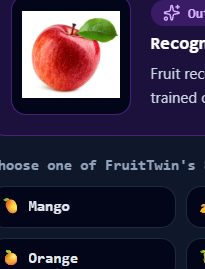
#> input picture backend/apple_exact.png, 205 x 269 px
$ python -i universal_ripeness.py   (imports and definitions only)
#> lines starting #> are read from the running program, lines starting #| are printed output that depends on the picture; after the words box and inside, x2 and y2 are one past the last pixel; in counts of white or black regions, pixels touching at a corner belong together
#> further down, picture is the input picture: PIL image 205x269 RGB; mean R, G, B 55.3, 46.9, 67.6
"""
Universal Multi-Stage Ripeness Prediction Engine for FruitTwin
Calibrated across all 8 core agricultural fruits:
- Mango (மாம்பழம்)
- Banana (வாழைப்பழம்) - with dedicated handling for Red Banana (Sevazhai / செவ்வாழை)
- Papaya (பப்பாளி)
- Apple (ஆப்பிள்)
- Orange (ஆரஞ்சு)
- Guava (கொய்யா)
- Pomegranate (மாதுளை)
- Watermelon (தர்பூசணி)

Supports 4-stage classification: 'Unripe', 'Semi-Ripe', 'Ripe', 'Overripe'
Returns calibrated percentage probabilities, color metrics, and ripeness_index (0.0 to 1.0).
"""

import numpy as np
from PIL import Image, ImageFilter
from typing import Dict, Any, Tuple, Optional


def extract_optical_metrics(image: Image.Image) -> Dict[str, Any]:
    """
    Extracts foreground colorimetric (RGB & HSV), textural, and morphological metrics.
    Preserves original image physical aspect ratio.
    """
    orig_w, orig_h = image.size
#> orig_w = 205; orig_h = 269
    aspect_scale = float(orig_w) / max(1, orig_h)
#> aspect_scale = 0.762

    thumb = image.resize((128, 128))
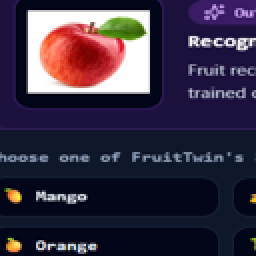
#> thumb: PIL image 128x128 RGB (shown 2 times larger); mean R, G, B 55.3, 46.8, 67.4
    arr = np.array(thumb, dtype=np.float32) / 255.0
    r, g, b = arr[:, :, 0], arr[:, :, 1], arr[:, :, 2]
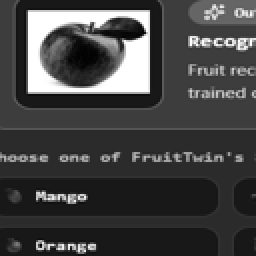
#> b: shape (128, 128) float32 (shown 2 times larger); min 0, max 1, mean 0.264

    # Background filtering (white backdrop, dark shadows, neutral gray table)
    brightness = 0.299 * r + 0.587 * g + 0.114 * b
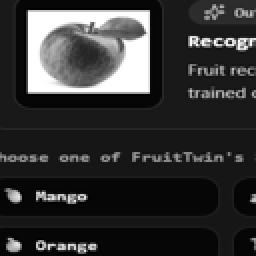
#> brightness: shape (128, 128) float32 (shown 2 times larger); min 0.000447, max 1, mean 0.203
    is_dark = (brightness < 0.10) | ((r < 0.10) & (g < 0.10) & (b < 0.15))
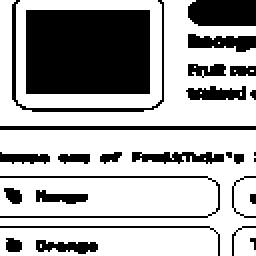
#> is_dark: shape (128, 128) bool (shown 2 times larger); 67.5% white; 27 black regions (6 under 20 px), largest, box (x1, y1, x2, y2) and area: (13, 5, 75, 47) 2604, (94, 0, 128, 13) 424, (6, 0, 82, 56) 292
    is_white = (brightness > 0.90) & (r > 0.88) & (g > 0.88) & (b > 0.88)
#> is_white: shape (128, 128) bool; 6.9% white; 19 white regions (18 under 20 px), largest, box (x1, y1, x2, y2) and area: (14, 6, 75, 46) 1094
    is_neutral_gray = (np.abs(r - g) < 0.08) & (np.abs(g - b) < 0.08) & (brightness > 0.35)
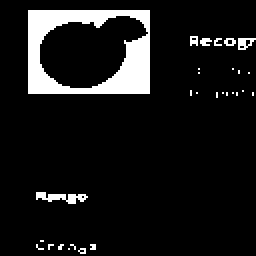
#> is_neutral_gray: shape (128, 128) bool (shown 2 times larger); 9.1% white; 29 white regions (26 under 20 px), largest, box (x1, y1, x2, y2) and area: (14, 5, 75, 47) 1260, (18, 96, 44, 102) 83, (119, 19, 128, 25) 33

    fg = ~is_dark & ~is_white & ~is_neutral_gray
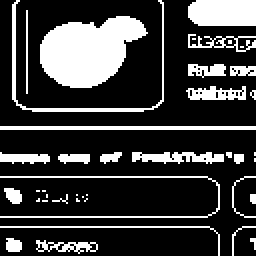
#> fg: shape (128, 128) bool (shown 2 times larger); 23.3% white; 41 white regions (20 under 20 px), largest, box (x1, y1, x2, y2) and area: (20, 8, 74, 44) 1300, (94, 0, 128, 13) 424, (6, 0, 82, 56) 292
    if np.sum(fg) < 150:
        fg = ~is_dark & ~is_white
    if np.sum(fg) < 150:
        fg = np.ones_like(r, dtype=bool)

    fg_r, fg_g, fg_b = r[fg], g[fg], b[fg]
#> fg_r = 3822 values, max 1 at index 641, min 0 at index 3759, mean 0.422; fg_g = 3822 values, max 0.961 at index 3332, min 0.00784 at index 1303, mean 0.266; fg_b = 3822 values, max 0.969 at index 291, min 0 at index 774, mean 0.321
    total_fg = max(1, len(fg_r))
#> total_fg = 3822

    r_mean = float(np.mean(fg_r))
#> r_mean = 0.422
    g_mean = float(np.mean(fg_g))
#> g_mean = 0.266
    b_mean = float(np.mean(fg_b))
#> b_mean = 0.321
    bright_mean = float(np.mean(brightness[fg]))
#> bright_mean = 0.319
    gr_ratio = g_mean / max(1e-4, r_mean)
#> gr_ratio = 0.63
    rg_ratio = r_mean / max(1e-4, g_mean)
#> rg_ratio = 1.59

    # HSV Representation
    hsv_im = thumb.convert("HSV")
#> hsv_im: PIL image 128x128 HSV; mean H, S, V 148.8, 170.9, 79.1
    hsv_arr = np.array(hsv_im, dtype=np.float32) / 255.0
#> hsv_arr: shape (128, 128, 3) float32; mean of channels 0, 1, 2 0.583, 0.67, 0.31
    h = hsv_arr[:, :, 0][fg]
#> h = 3822 values, max 0.996 at index 511, min 0 at index 446, mean 0.556
    s = hsv_arr[:, :, 1][fg]
#> s = 3822 values, max 1 at index 774, min 0.0353 at index 3726, mean 0.594
    v = hsv_arr[:, :, 2][fg]
#> v = 3822 values, max 1 at index 641, min 0.122 at index 3293, mean 0.515

    cmax = np.maximum(np.maximum(fg_r, fg_g), fg_b)
#> cmax has the same summary as v
    cmin = np.minimum(np.minimum(fg_r, fg_g), fg_b)
#> cmin = 3822 values, max 0.875 at index 2003, min 0 at index 774, mean 0.21
    delta = cmax - cmin
#> delta = 3822 values, max 0.922 at index 3382, min 0.00784 at index 3726, mean 0.305
    sat = np.where(cmax > 1e-4, delta / cmax, 0.0)
#> sat = 3822 values, max 1 at index 774, min 0.0377 at index 3726, mean 0.596
    sat_mean = float(np.mean(sat)) if len(sat) > 0 else 0.0
#> sat_mean = 0.596

    # Color space dominances
    pure_red = float(np.sum(((h < 0.05) | (h > 0.95)) & (s > 0.30) & (v > 0.20)) / total_fg)
#> pure_red = 0.267
    pure_orange = float(np.sum((h >= 0.05) & (h <= 0.13) & (s > 0.32) & (v > 0.25)) / total_fg)
#> pure_orange = 0.0264
    pure_yellow = float(np.sum((h > 0.13) & (h <= 0.21) & (s > 0.28) & (v > 0.30)) / total_fg)
#> pure_yellow = 0.00602
    pure_green = float(np.sum((h > 0.21) & (h <= 0.45) & (s > 0.22) & (v > 0.18)) / total_fg)
#> pure_green = 0.0557
    pale_white = float(np.sum((s < 0.25) & (v > 0.60)) / total_fg)
#> pale_white = 0.0615
    deep_crimson = float(np.sum((fg_r > 0.45) & (fg_r > fg_g * 1.35) & (fg_r > fg_b * 1.35)) / total_fg)
#> deep_crimson = 0.282

    # Senescence / dark necrotic patches (browning / soft decay)
    dark_senescence = float(np.sum((v < 0.22) | ((fg_r > fg_g) & (fg_g > fg_b) & (v < 0.35) & (s < 0.45))) / total_fg)
#> dark_senescence = 0.131

    # Texture & surface gradient
    gray_im = thumb.convert("L")
    edges = gray_im.filter(ImageFilter.FIND_EDGES)
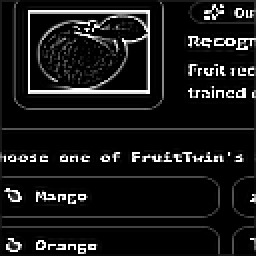
#> edges: PIL image 128x128 L (shown 2 times larger); min 0, max 255, mean 23.4
    edge_arr = np.array(edges, dtype=np.float32) / 255.0
    fg_edges = edge_arr[fg]
#> fg_edges = 3822 values, max 1 at index 85, min 0 at index 37, mean 0.221
    edge_density = float(np.mean(fg_edges)) if len(fg_edges) > 0 else 0.0
#> edge_density = 0.221

    # Spatial geometry
    y_idx, x_idx = np.where(fg)
#> y_idx = 3822 values from 0 to 127; x_idx = 3822 values, max 127 at index 33, min 0 at index 2470, mean 62.34
    if len(y_idx) > 10:
        x_scaled = x_idx * aspect_scale
#> x_scaled = 3822 values, max 96.78 at index 33, min 0 at index 2470, mean 47.51
        cov = np.cov(np.vstack([y_idx, x_scaled]))
#> cov = [[1238, -177.9], [-177.9, 805.3]]
        evals = np.sort(np.abs(np.linalg.eigvals(cov)))
#> evals = [741.5, 1301.8]
        elong = float(np.sqrt(evals[-1] / max(1e-5, evals[0])))
#> elong = 1.32
        y_span = np.max(y_idx) - np.min(y_idx) + 1
#> y_span = 128
        x_span = np.max(x_scaled) - np.min(x_scaled) + 1
#> x_span = 97.78
        aspect = float(x_span / max(1, y_span))
#> aspect = 0.764
    else:
        elong = 1.0
        aspect = 1.0

    return {
        "r_mean": round(r_mean, 3),
        "g_mean": round(g_mean, 3),
        "b_mean": round(b_mean, 3),
        "brightness": round(bright_mean, 3),
        "sat_mean": round(sat_mean, 3),
        "gr_ratio": round(gr_ratio, 3),
        "rg_ratio": round(rg_ratio, 3),
        "pure_green": round(pure_green, 3),
        "pure_yellow": round(pure_yellow, 3),
        "pure_orange": round(pure_orange, 3),
        "pure_red": round(pure_red, 3),
        "deep_crimson": round(deep_crimson, 3),
        "pale_white": round(pale_white, 3),
        "dark_senescence": round(dark_senescence, 3),
        "edge_density": round(edge_density, 3),
        "elong": round(elong, 3),
        "aspect": round(aspect, 3),
    }


def _softmax(scores: np.ndarray, temp: float = 1.0) -> np.ndarray:
    exps = np.exp((scores - np.max(scores)) / temp)
    return exps / np.sum(exps)


# [229 lines left out: function predict_multi_fruit_ripeness, not called in this run]

>>> from PIL import Image
>>> picture = Image.open('../apple_exact.png')
>>> result = extract_optical_metrics(picture)
#> result = 17 items

$ run again, on backend/extracted_apple_specimen.png
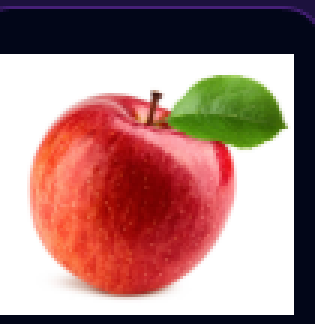
#> input picture backend/extracted_apple_specimen.png, 105 x 108 px (shown 3 times larger)
#> picture is the input picture: PIL image 105x108 RGB; mean R, G, B 168.3, 129.3, 126.2
#> in extract_optical_metrics, `is_dark = (brightness < 0.10) | ((r < 0.10) & (g < 0.10) & (b < 0.15))`:
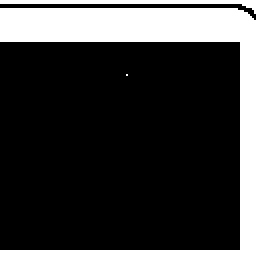
#> is_dark: shape (128, 128) bool (shown 2 times larger); 22.2% white; 3 white regions (1 under 20 px), largest, box (x1, y1, x2, y2) and area: (0, 4, 128, 128) 3367, (0, 0, 128, 7) 272
#> is_white: shape (128, 128) bool; 35.8% white; 1 white region, box (x1, y1, x2, y2) and area: (0, 22, 119, 124) 5864
#> is_neutral_gray: shape (128, 128) bool; 38.1% white; 1 white region, box (x1, y1, x2, y2) and area: (0, 21, 120, 125) 6237
#> fg: shape (128, 128) bool; 39.6% white; 4 white regions (2 under 20 px), largest, box (x1, y1, x2, y2) and area: (12, 29, 117, 118) 6225, (0, 2, 128, 10) 265
#> fg_r = 6492 values, max 1 at index 1032, min 0.114 at index 250, mean 0.721; fg_g = 6492 values, max 0.957 at index 560, min 0.00392 at index 3348, mean 0.329; fg_b = 6492 values, max 0.878 at index 747, min 0 at index 1844, mean 0.254
#> total_fg = 6492
#> r_mean = 0.721
#> g_mean = 0.329
#> b_mean = 0.254
#> bright_mean = 0.437
#> gr_ratio = 0.456
#> rg_ratio = 2.19
#> hsv_im: PIL image 128x128 HSV; mean H, S, V 83.1, 124.7, 177
#> hsv_arr: shape (128, 128, 3) float32; mean of channels 0, 1, 2 0.326, 0.489, 0.694
#> h = 6492 values, max 0.996 at index 487, min 0 at index 481, mean 0.417
#> s = 6492 values, max 1 at index 1844, min 0.0863 at index 747, mean 0.717
#> v = 6492 values, max 1 at index 1032, min 0.239 at index 255, mean 0.758
#> cmax has the same summary as v
#> cmin = 6492 values, max 0.878 at index 747, min 0 at index 1844, mean 0.233
#> delta = 6492 values, max 0.863 at index 2800, min 0.0627 at index 265, mean 0.525
#> sat = 6492 values, max 1 at index 1844, min 0.0871 at index 2478, mean 0.719
#> sat_mean = 0.719
#> pure_red = 0.76
#> pure_orange = 0.00786
#> pure_yellow = 0.002
#> pure_green = 0.152
#> pale_white = 0.0316
#> deep_crimson = 0.765
#> dark_senescence = 0
#> in extract_optical_metrics, `edges = gray_im.filter(ImageFilter.FIND_EDGES)`:
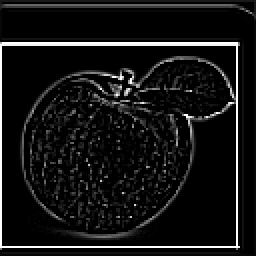
#> edges: PIL image 128x128 L (shown 2 times larger); min 0, max 255, mean 19.6
#> fg_edges = 6492 values, max 1 at index 1024, min 0 at index 120, mean 0.0738
#> edge_density = 0.0738
#> y_idx = 6492 values from 2 to 124; x_idx = 6492 values, max 127 at index 261, min 0 at index 0, mean 58.84
#> x_scaled = 6492 values, max 123.5 at index 261, min 0 at index 0, mean 57.2
#> cov = [[660.3, -181.1], [-181.1, 621.1]]
#> evals = [458.5, 822.9]
#> elong = 1.34
#> y_span = 123
#> x_span = 124.5
#> aspect = 1.01
#> result = 17 items

$ run again, on backend/user_actual_apple.png
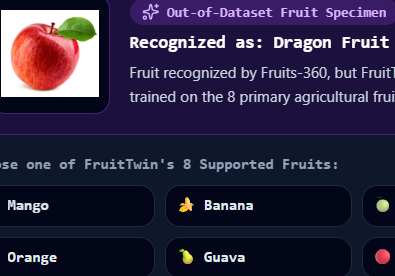
#> input picture backend/user_actual_apple.png, 395 x 276 px
#> picture is the input picture: PIL image 395x276 RGBA; mean R, G, B, A 45.6, 39.5, 66.1, 255
#> in extract_optical_metrics, `is_dark = (brightness < 0.10) | ((r < 0.10) & (g < 0.10) & (b < 0.15))`:
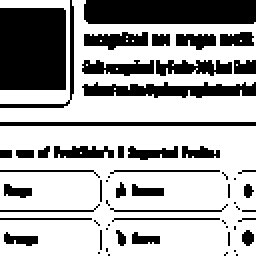
#> is_dark: shape (128, 128) bool (shown 2 times larger); 67% white; 59 black regions (27 under 20 px), largest, box (x1, y1, x2, y2) and area: (0, 4, 33, 45) 1352, (42, 0, 128, 12) 1026, (41, 41, 128, 49) 458
#> is_white: shape (128, 128) bool; 3.5% white; 7 white regions (6 under 20 px), largest, box (x1, y1, x2, y2) and area: (1, 5, 32, 45) 569
#> is_neutral_gray: shape (128, 128) bool; 6.2% white; 21 white regions (14 under 20 px), largest, box (x1, y1, x2, y2) and area: (0, 4, 32, 45) 649, (42, 17, 60, 24) 59, (2, 93, 16, 99) 48
#> fg: shape (128, 128) bool; 26.8% white; 87 white regions (59 under 20 px), largest, box (x1, y1, x2, y2) and area: (42, 0, 128, 12) 1026, (3, 5, 33, 45) 701, (41, 41, 128, 49) 458
#> fg_r = 4399 values, max 1 at index 1400, min 0.0667 at index 3823, mean 0.336; fg_g = 4399 values, max 1 at index 4277, min 0.00784 at index 1692, mean 0.243; fg_b = 4399 values, max 0.91 at index 447, min 0 at index 1233, mean 0.365
#> total_fg = 4399
#> r_mean = 0.336
#> g_mean = 0.243
#> b_mean = 0.365
#> bright_mean = 0.285
#> gr_ratio = 0.722
#> rg_ratio = 1.39
#> hsv_im: PIL image 128x128 HSV; mean H, S, V 159.7, 170, 72
#> hsv_arr: shape (128, 128, 3) float32; mean of channels 0, 1, 2 0.626, 0.667, 0.282
#> h = 4399 values, max 0.996 at index 996, min 0 at index 895, mean 0.634
#> s = 4399 values, max 1 at index 1233, min 0.0235 at index 4006, mean 0.538
#> v = 4399 values, max 1 at index 1400, min 0.141 at index 4296, mean 0.452
#> cmax has the same summary as v
#> cmin = 4399 values, max 0.878 at index 2056, min 0 at index 1233, mean 0.215
#> delta = 4399 values, max 0.918 at index 3985, min 0.00784 at index 4006, mean 0.237
#> sat = 4399 values, max 1 at index 1233, min 0.0241 at index 4006, mean 0.54
#> sat_mean = 0.54
#> pure_red = 0.122
#> pure_orange = 0.0075
#> pure_yellow = 0.00455
#> pure_green = 0.0275
#> pale_white = 0.0359
#> deep_crimson = 0.124
#> dark_senescence = 0.116
#> in extract_optical_metrics, `edges = gray_im.filter(ImageFilter.FIND_EDGES)`:
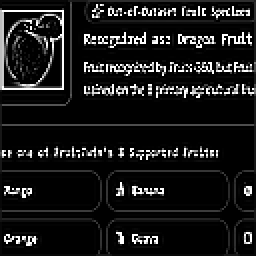
#> edges: PIL image 128x128 L (shown 2 times larger); min 0, max 255, mean 25.5
#> fg_edges = 4399 values, max 1 at index 179, min 0 at index 91, mean 0.233
#> edge_density = 0.233
#> y_idx = 4399 values from 0 to 127; x_idx = 4399 values, max 127 at index 85, min 0 at index 347, mean 64.99
#> x_scaled = 4399 values, max 181.8 at index 85, min 0 at index 347, mean 93.02
#> cov = [[1120.4, -124.1], [-124.1, 2746]]
#> evals = [1111, 2755.4]
#> elong = 1.57
#> y_span = 128
#> x_span = 182.8
#> aspect = 1.43
#> result = 17 items

$ run again, on backend/user_apple.png
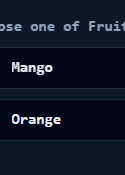
#> input picture backend/user_apple.png, 125 x 175 px
#> picture is the input picture: PIL image 125x175 RGB; mean R, G, B 16.6, 23, 41.9
#> is_dark: shape (128, 128) bool; 88.5% white; 13 black regions, largest, box (x1, y1, x2, y2) and area: (12, 45, 55, 55) 271, (0, 64, 128, 66) 256, (0, 102, 128, 104) 256
#> is_white: shape (128, 128) bool; 0.34% white in thin lines or dots, all inside (x1, y1, x2, y2) = (13, 46, 61, 92)
#> is_neutral_gray: shape (128, 128) bool; 1.9% white in thin lines or dots, all inside (x1, y1, x2, y2) = (12, 45, 61, 93)
#> fg: shape (128, 128) bool; 9.6% white in thin lines or dots, all inside (x1, y1, x2, y2) = (0, 15, 128, 104)
#> fg_r = 1566 values, max 0.965 at index 1194, min 0 at index 1222, mean 0.227; fg_g = 1566 values, max 1 at index 1263, min 0.0784 at index 1144, mean 0.267; fg_b = 1566 values, max 1 at index 1168, min 0.0392 at index 1267, mean 0.343
#> total_fg = 1566
#> r_mean = 0.227
#> g_mean = 0.267
#> b_mean = 0.343
#> bright_mean = 0.264
#> gr_ratio = 1.18
#> rg_ratio = 0.849
#> hsv_im: PIL image 128x128 HSV; mean H, S, V 158.3, 187, 42.3
#> hsv_arr: shape (128, 128, 3) float32; mean of channels 0, 1, 2 0.621, 0.733, 0.166
#> h = 1566 values, max 0.992 at index 1144, min 0 at index 1195, mean 0.588
#> s = 1566 values, max 1 at index 1222, min 0.0235 at index 1203, mean 0.467
#> v = 1566 values, max 1 at index 1168, min 0.157 at index 1309, mean 0.355
#> cmax has the same summary as v
#> cmin = 1566 values, max 0.867 at index 1172, min 0 at index 1222, mean 0.215
#> delta = 1566 values, max 0.737 at index 1270, min 0.00784 at index 1203, mean 0.14
#> sat = 1566 values, max 1 at index 1222, min 0.0244 at index 1203, mean 0.469
#> sat_mean = 0.469
#> pure_red = 0.00766
#> pure_orange = 0.0204
#> pure_yellow = 0
#> pale_white = 0.142
#> deep_crimson = 0.00958
#> dark_senescence = 0.54
#> in extract_optical_metrics, `edges = gray_im.filter(ImageFilter.FIND_EDGES)`:
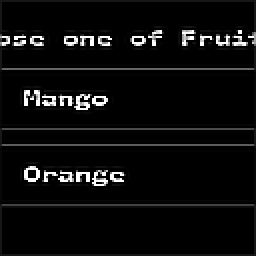
#> edges: PIL image 128x128 L (shown 2 times larger); min 0, max 255, mean 12.7
#> fg_edges = 1566 values, max 1 at index 4, min 0 at index 0, mean 0.333
#> edge_density = 0.333
#> y_idx = 1566 values from 15 to 103; x_idx = 1566 values, max 127 at index 39, min 0 at index 40, mean 59.48
#> x_scaled = 1566 values, max 90.71 at index 39, min 0 at index 40, mean 42.49
#> cov = [[1026.2, -79.34], [-79.34, 694.9]]
#> evals = [676.9, 1044.3]
#> elong = 1.24
#> y_span = 89
#> x_span = 91.71
#> aspect = 1.03
#> result = 17 items
